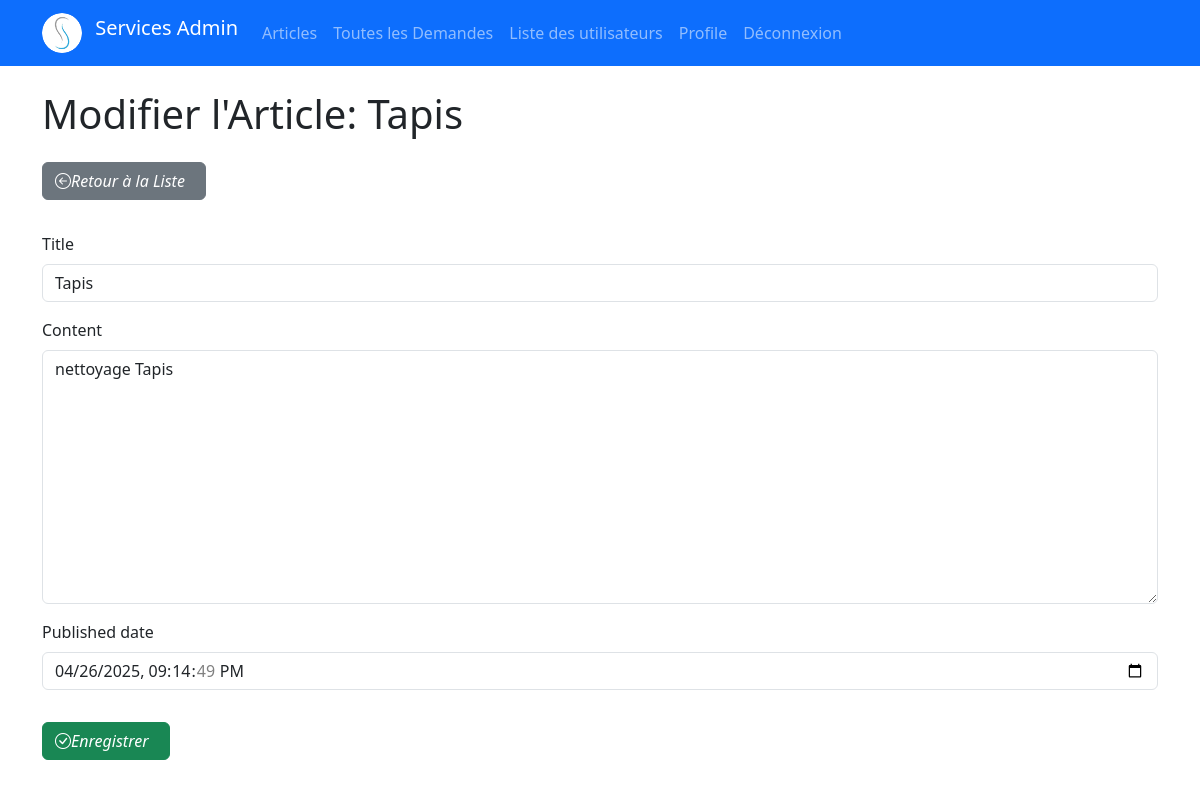
Page /articles/1/update/ (signed in) on the committed database.
### articles/models.py (models this page shows, shortened)
class Article(models.Model):
    title = models.CharField(max_length=200)
    content = models.TextField()
    author = models.ForeignKey(settings.AUTH_USER_MODEL, on_delete=models.CASCADE, related_name='articles')
    published_date = models.DateTimeField(default=timezone.now)
    created_date = models.DateTimeField(auto_now_add=True)
    updated_date = models.DateTimeField(auto_now=True)
    class Meta:
        ordering = ['-published_date'] # Trie les articles par date de publication décroissante

### articles/views.py (the view)
# urls.py: path('<int:pk>/update/', views.article_update, name='article_update'), # /articles/1/update/
@user_passes_test(is_staff_or_superuser)
def article_update(request, pk): # Capture la clé primaire de l'article depuis l'URL
    article = get_object_or_404(Article, pk=pk) # Récupère l'article ou renvoie 404
    if request.method == 'POST':
        form = ArticleForm(request.POST, instance=article) # Lie le formulaire à l'instance existante
        if form.is_valid():
            form.save()
            return redirect('articles:article_list') # Redirige après succès
    else:
        form = ArticleForm(instance=article) # Pré-remplit le formulaire avec les données de l'article
    context = {
        'form': form,
        'article': article,
        'page_title': f'Modifier l\'Article: {article.title}'
    }
    return render(request, 'articles/article_form.html', context) # Réutilise potentiellement un template de formulaire

### articles/forms.py
class ArticleForm(forms.ModelForm):
    class Meta:
        model = Article
        fields = ['title', 'content', 'published_date'] # Champs modifiables via le formulaire
        widgets = {
             'title': forms.TextInput(attrs={'class': 'form-control'}),
             'content': forms.Textarea(attrs={'class': 'form-control'}),
             'published_date': forms.DateTimeInput(attrs={'class': 'form-control', 'type': 'datetime-local'}), # Exemple pour un date/heure picker
        }

### articles/views.py (called while the page is built)
def is_staff_or_superuser(user):
    return user.is_staff or user.is_superuser

### articles/templates/articles/article_form.html (shortened to what this page needs)
{% extends 'base.html' %}
{% load static %}
{% block content %}
    <h1 class="mb-4">{{ page_title }}</h1>
    <p>
        <a href="{% url 'articles:article_list' %}" class="btn btn-secondary mb-3">
            <i class="bi bi-arrow-left-circle me-2">Retour à la Liste</i>
        </a>
    </p>
    <form method="post">
        {% for field in form %}
            <div class="mb-3">
                <label for="{{ field.id_for_label }}" class="form-label">{{ field.label }}</label>
                {{ field }}
            </div>
        {% endfor %}
        <button type="submit" class="btn btn-success mt-3">
            <i class="bi bi-check-circle me-2">Enregistrer</i>
        </button>
    </form>
{% endblock %}

### rows in the picture
Article: form "Tapis" "nettoyage Tapis" "04/26/2025 21:14:49"

### other values in the picture
{{ page_title }} "Modifier l'Article: Tapis"
{{ field.label }} "Title" "Content" "Published date"
